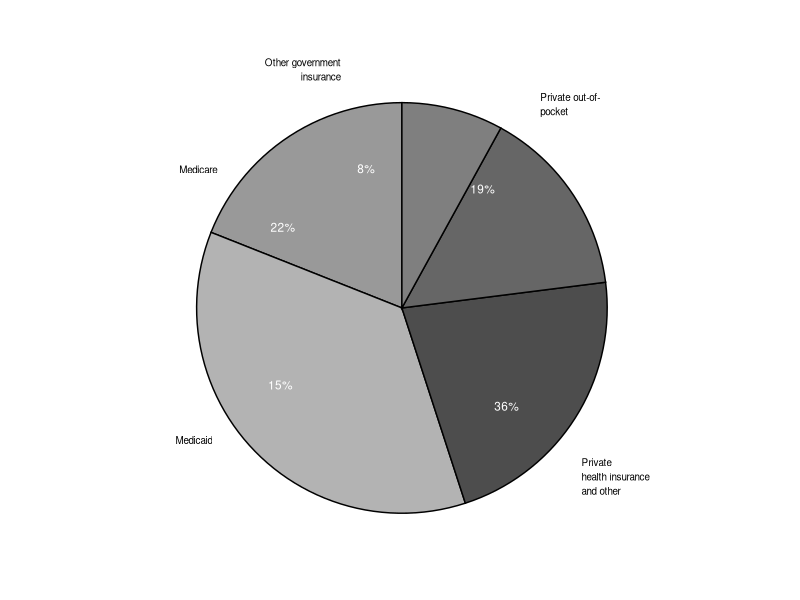
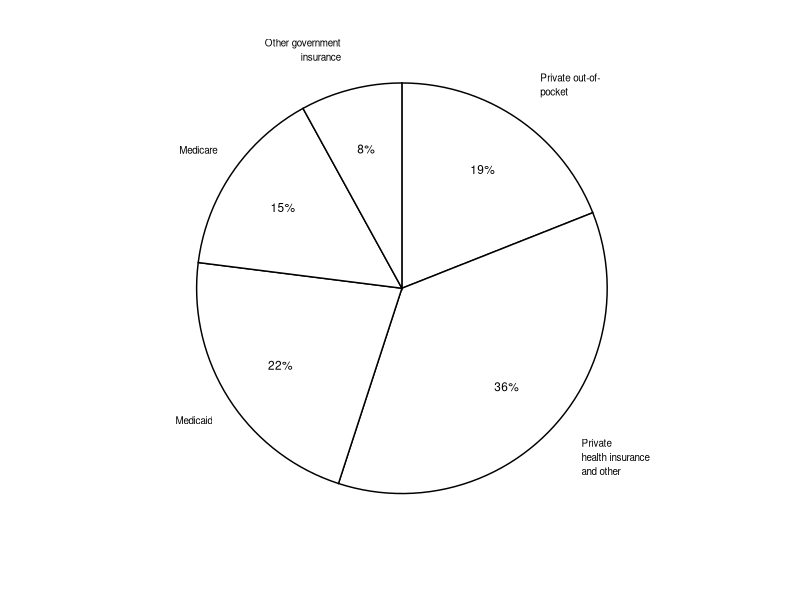

The R script that drew these images, in order: (Note: this script raises an error after producing the figures.)
library(ggplot2)
library(gridExtra) #arrangeGrob

this_base <- "fig06-30_health-insurance-data"

who_pays <- c("Private out-of-pocket","Private health insurance and other", 
              "Medicaid", "Medicare", "Other government insurance")

my_data <- data.frame(
  who_pays = factor(who_pays, who_pays),
  percentage = c(19, 36, 22, 15, 8))

y_breaks <- cumsum(my_data$percentage) - my_data$percentage/2
y_labels <- c("Private out-of-\npocket", "Private\nhealth insurance\nand other",
              "Medicaid", "Medicare", "Other government\ninsurance")

y_percentage = c(19, 36, 15, 22, 8)

p1 <- ggplot(my_data, aes(x = factor(1), y = percentage, fill = who_pays)) +
  geom_bar(width = 1, colour = "black", stat = "identity") + 
  guides(fill = FALSE) + 
  geom_text(aes(x = 1.70, y = y_breaks,
                label = y_labels, hjust = c(0, 0, NA, NA, 1)), size = 2.5) +
  geom_text(aes(x = 1.2, y = y_breaks, label = paste0(y_percentage, "%")), 
            size = 3, , colour = "white") + 
  coord_polar(theta = "y") +
  scale_fill_manual(values = c("grey60", "grey70", "grey30", "grey40", "grey50")) +
  theme_bw() + 
  theme(panel.grid.minor = element_blank(), 
        panel.grid.major = element_blank(), 
        panel.border = element_blank(),
        plot.margin = unit(c(0, 0, -0.5, 0),"cm"),
        axis.title = element_blank(), 
        axis.text = element_blank(),
        axis.ticks = element_blank())

p2 <- ggplot(my_data, aes(x = factor(1), y = percentage)) +
  geom_bar(width = 1, colour = "black", stat = "identity", fill = "white") + 
  guides(fill = FALSE) + 
  geom_text(aes(x = 1.70, y = y_breaks,
                label = y_labels, hjust = c(0, 0, NA, NA, 1)), size = 2.5) +
  geom_text(aes(x = 1.2, y = y_breaks,
                label = paste0(percentage, "%")), size = 3) +
  coord_polar(theta = "y") +
  theme_bw() + 
  theme(panel.grid.minor = element_blank(), 
        panel.grid.major = element_blank(), 
        panel.border = element_blank(),
        plot.margin = unit(c(-0.5, 0, 0, 0), "cm"),
        axis.title = element_blank(), 
        axis.text = element_blank(),
        axis.ticks = element_blank())

text <- paste("Who pays?\nOf all industrialized\ncountries, the U.S.\n",
              "has the lowest\npercentage of population\n", 
              "with government-assured\nhealth insurance.")

# arrange plots together 
p3 <- arrangeGrob(
  p1, p2, nrow = 2,
  main = textGrob("Fig 6.30 Health Insurance Data", 
                  just = "top", vjust = 0.75, 
                  gp = gpar(fontsize = 14, fontface = "bold")),
  legend = textGrob(text, hjust = 1.1, vjust = -0.75, gp = gpar(fontsize = 10)))

p3

ggsave(paste0(this_base, ".png"), p3, width = 7, height = 7)

## pedantic: bold title of text to side and left alignment
